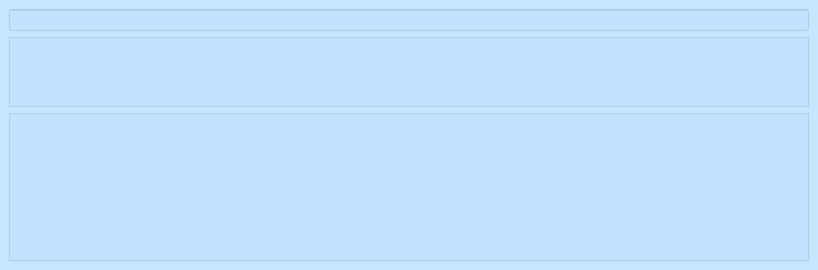
<?xml version="1.0" encoding="UTF-8"?>
<ui version="4.0">
 <class>MainWindow</class>
 <widget class="QMainWindow" name="MainWindow">
  <property name="geometry">
   <rect>
    <x>0</x>
    <y>0</y>
    <width>818</width>
    <height>270</height>
   </rect>
  </property>
  <property name="windowTitle">
   <string>MainWindow</string>
  </property>
  <property name="styleSheet">
   <string notr="true">QWidget {
	color: rgb(0,0,0);
    background-color: rgba(184, 221, 255, 100);
}</string>
  </property>
  <widget class="QWidget" name="centralwidget">
   <layout class="QVBoxLayout" name="verticalLayout">
    <item>
     <widget class="QLineEdit" name="lineEdit"/>
    </item>
    <item>
     <widget class="QTextEdit" name="textEdit">
      <property name="enabled">
       <bool>false</bool>
      </property>
      <property name="maximumSize">
       <size>
        <width>16777215</width>
        <height>70</height>
       </size>
      </property>
     </widget>
    </item>
    <item>
     <widget class="QTextEdit" name="textEdit_2">
      <property name="enabled">
       <bool>false</bool>
      </property>
     </widget>
    </item>
   </layout>
  </widget>
 </widget>
 <resources/>
 <connections/>
</ui>
